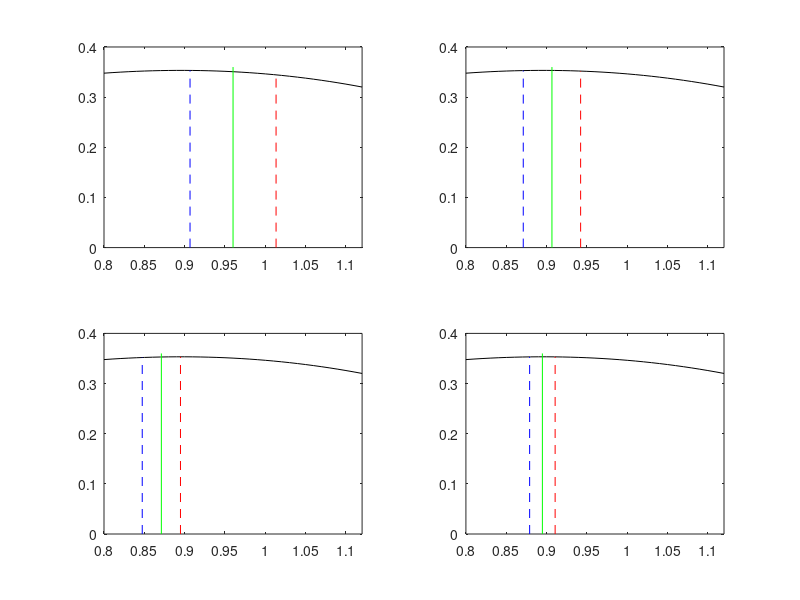

Write MATLAB code to recreate this figure.
% 例程 2.2  二分法
%  本例程实现二分法以精确定位极值点
%  函数：y = (1.6*sin(x)) - x
%  由区间搜索法确定的初始区间：
L = 0.16;
xh = 1.12;
xl = xh - (2*L);
%  在定位区间内绘制函数曲线（用于可视化）
x = xl: 0.01: xh;
y = (1.6*sin(x)) - x;
for n = 1:4  %  限定搜索迭代次数为4步
xm = (xh - L);  %  计算区间中点
a = xm - (L/3);  %  左内点（三等分区间的第一个分点）
ya = (1.6*sin(a)) - a;
b = xm + (L/3);  %  右内点（三等分区间的第二个分点）
yb = (1.6*sin(b)) - b;
if yb < ya
xh = b;  %  若右内点函数值更小，舍弃最右侧子区间，更新上界
end;
L =2*L/3;
%  绘图展示每一步迭代结果
figure(1)
subplot(2, 2, n);
plot(x, y, 'k');
axis([0.8, 1.12, 0, 0.4]);
hold on;
plot([a, a], [0, ya ], 'b--');
plot([b, b], [0, yb ], 'r--');
plot([xm, xm], [0, 0.36], 'g');
end;
